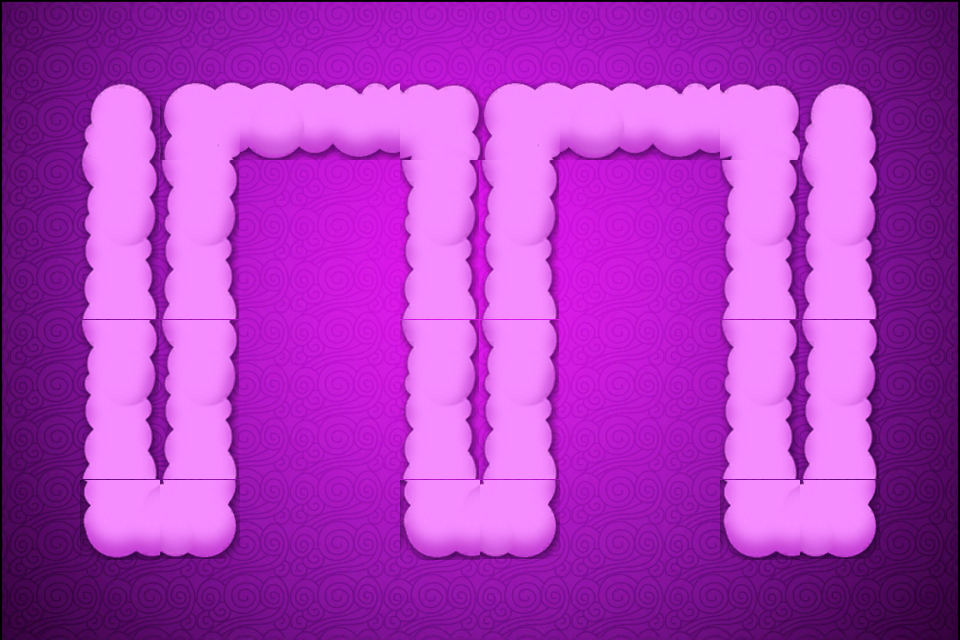

This game map was drawn from its Tiled (.tmx) file and the tilesets committed beside it. A one-line description and the full map source follow:
An orthogonal 12x8 tile map with 80x80 px tiles, 2 tile layers (background, path), 2 tilesets and 21 objects (2x 0, 2x 1, 2x 2, 2x 3, 2x 4, ...).

<map version="1.0" tiledversion="1.1.6" orientation="orthogonal" renderorder="right-down" width="12" height="8" tilewidth="80" tileheight="80" infinite="0" nextobjectid="37">
 <tileset firstgid="1" name="Bg4" tilewidth="80" tileheight="80" tilecount="96" columns="12">
  <image source="Bg4.png" width="960" height="640" />
 </tileset>
 <tileset firstgid="97" name="sucai2" tilewidth="80" tileheight="80" tilecount="30" columns="6">
  <image source="sucai2.png" width="480" height="400" />
 </tileset>
 <layer name="background" width="12" height="8">
  <data encoding="csv">
1,2,3,4,5,6,7,8,9,10,11,12,
13,14,15,16,17,18,19,20,21,22,23,24,
25,26,27,28,29,30,31,32,33,34,35,36,
37,38,39,40,41,42,43,44,45,46,47,48,
49,50,51,52,53,54,55,56,57,58,59,60,
61,62,63,64,65,66,67,68,69,70,71,72,
73,74,75,76,77,78,79,80,81,82,83,84,
85,86,87,88,89,90,91,92,93,94,95,96
</data>
 </layer>
 <layer name="path" width="12" height="8">
  <data encoding="csv">
1,2,3,4,5,6,7,8,9,10,11,12,
0,97,108,111,112,107,108,111,112,107,97,0,
0,103,103,0,0,103,103,0,0,103,103,0,
0,109,109,0,0,109,109,0,0,109,109,0,
0,103,103,0,0,103,103,0,0,103,103,0,
0,109,109,0,0,109,109,0,0,109,109,0,
0,115,120,0,0,115,120,0,0,115,120,0,
0,0,0,0,0,0,0,0,0,0,0,0
</data>
 </layer>
 <objectgroup name="pathObject1">
  <object id="1" name="0" x="108" y="112" width="21.3333" height="20" />
  <object id="2" name="1" x="108" y="503.333" width="21.3333" height="20" />
  <object id="3" name="2" x="182.667" y="503.333" width="21.3333" height="20" />
  <object id="4" name="3" x="185.333" y="107.333" width="21.3333" height="20" />
  <object id="5" name="4" x="426.667" y="114" width="21.3333" height="20" />
  <object id="6" name="5" x="426.667" y="506" width="21.3333" height="20" />
  <object id="7" name="6" x="508" y="502" width="21.3333" height="20" />
  <object id="8" name="7" x="510.667" y="114" width="21.3333" height="20" />
  <object id="9" name="8" x="741.333" y="114" width="21.3333" height="20" />
  <object id="10" name="9" x="749.333" y="507.333" width="21.3333" height="20" />
  <object id="11" name="10" x="830.667" y="504.667" width="21.3333" height="20" />
  <object id="12" name="11" x="833.333" y="102" width="21.3333" height="20" />
 </objectgroup>
 <objectgroup name="obstacles">
  <object id="13" name="0" x="105" y="110" width="20" height="21" />
  <object id="14" name="1" x="269" y="189.5" width="20" height="21" />
  <object id="15" name="2" x="350" y="194.5" width="20" height="21" />
  <object id="16" name="3" x="269" y="350.5" width="20" height="21" />
  <object id="17" name="4" x="349" y="345.5" width="20" height="21" />
  <object id="18" name="5" x="593" y="340.5" width="20" height="21" />
  <object id="19" name="6" x="672" y="343.5" width="20" height="21" />
  <object id="20" name="7" x="587" y="180.5" width="20" height="21" />
  <object id="21" name="8" x="673" y="184.5" width="20" height="21" />
 </objectgroup>
</map>
